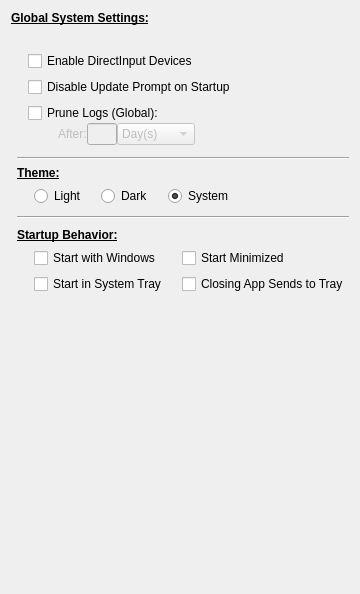
     <widget class="QWidget" name="tab_System">
      <attribute name="title">
       <string>System</string>
      </attribute>
      <layout class="QGridLayout" name="gridLayout_16">
       <item row="1" column="1" colspan="2">
        <widget class="Line" name="systab_line2">
         <property name="orientation">
          <enum>Qt::Horizontal</enum>
         </property>
        </widget>
       </item>
       <item row="2" column="1">
        <widget class="QWidget" name="themeOptions" native="true">
         <layout class="QGridLayout" name="gridLayout_13">
          <property name="leftMargin">
           <number>0</number>
          </property>
          <property name="topMargin">
           <number>0</number>
          </property>
          <property name="rightMargin">
           <number>0</number>
          </property>
          <property name="bottomMargin">
           <number>0</number>
          </property>
          <property name="horizontalSpacing">
           <number>15</number>
          </property>
          <item row="1" column="0">
           <spacer name="horizontalSpacer_3">
            <property name="orientation">
             <enum>Qt::Horizontal</enum>
            </property>
            <property name="sizeType">
             <enum>QSizePolicy::Fixed</enum>
            </property>
            <property name="sizeHint" stdset="0">
             <size>
              <width>2</width>
              <height>20</height>
             </size>
            </property>
           </spacer>
          </item>
          <item row="1" column="4">
           <widget class="QRadioButton" name="rb_SystemTheme">
            <property name="text">
             <string>System</string>
            </property>
            <property name="checked">
             <bool>true</bool>
            </property>
            <attribute name="buttonGroup">
             <string notr="true">themeButtonGroup</string>
            </attribute>
           </widget>
          </item>
          <item row="0" column="0" colspan="3">
           <widget class="QLabel" name="labelTheme">
            <property name="font">
             <font>
              <bold>true</bold>
              <underline>true</underline>
             </font>
            </property>
            <property name="text">
             <string>Theme:</string>
            </property>
           </widget>
          </item>
          <item row="1" column="5">
           <spacer name="horizontalSpacer_2">
            <property name="orientation">
             <enum>Qt::Horizontal</enum>
            </property>
            <property name="sizeHint" stdset="0">
             <size>
              <width>56</width>
              <height>20</height>
             </size>
            </property>
           </spacer>
          </item>
          <item row="1" column="1">
           <widget class="QRadioButton" name="rb_LightTheme">
            <property name="text">
             <string>Light</string>
            </property>
            <attribute name="buttonGroup">
             <string notr="true">themeButtonGroup</string>
            </attribute>
           </widget>
          </item>
          <item row="1" column="2" colspan="2">
           <widget class="QRadioButton" name="rb_DarkTheme">
            <property name="text">
             <string>Dark</string>
            </property>
            <attribute name="buttonGroup">
             <string notr="true">themeButtonGroup</string>
            </attribute>
           </widget>
          </item>
         </layout>
        </widget>
       </item>
       <item row="3" column="1" colspan="2">
        <widget class="Line" name="systab_line1">
         <property name="sizePolicy">
          <sizepolicy hsizetype="Minimum" vsizetype="Fixed">
           <horstretch>0</horstretch>
           <verstretch>0</verstretch>
          </sizepolicy>
         </property>
         <property name="minimumSize">
          <size>
           <width>0</width>
           <height>10</height>
          </size>
         </property>
         <property name="orientation">
          <enum>Qt::Horizontal</enum>
         </property>
        </widget>
       </item>
       <item row="5" column="0" colspan="2">
        <spacer name="verticalSpacer">
         <property name="orientation">
          <enum>Qt::Vertical</enum>
         </property>
         <property name="sizeHint" stdset="0">
          <size>
           <width>20</width>
           <height>269</height>
          </size>
         </property>
        </spacer>
       </item>
       <item row="0" column="0" colspan="3">
        <layout class="QHBoxLayout" name="systemSplit" stretch="0,0,1">
         <item>
          <layout class="QVBoxLayout" name="globalSystemColumn">
           <item>
            <layout class="QGridLayout" name="gridLayout_5">
             <property name="horizontalSpacing">
              <number>15</number>
             </property>
             <item row="4" column="1" colspan="2">
              <layout class="QGridLayout" name="gridLayout_2">
               <item row="1" column="0">
                <spacer name="horizontalSpacer_12">
                 <property name="orientation">
                  <enum>Qt::Horizontal</enum>
                 </property>
                 <property name="sizeType">
                  <enum>QSizePolicy::Fixed</enum>
                 </property>
                 <property name="sizeHint" stdset="0">
                  <size>
                   <width>30</width>
                   <height>20</height>
                  </size>
                 </property>
                </spacer>
               </item>
               <item row="1" column="4">
                <spacer name="horizontalSpacer_13">
                 <property name="orientation">
                  <enum>Qt::Horizontal</enum>
                 </property>
                 <property name="sizeHint" stdset="0">
                  <size>
                   <width>40</width>
                   <height>20</height>
                  </size>
                 </property>
                </spacer>
               </item>
               <item row="1" column="1">
                <widget class="QLabel" name="lab_logPrune">
                 <property name="enabled">
                  <bool>false</bool>
                 </property>
                 <property name="sizePolicy">
                  <sizepolicy hsizetype="Fixed" vsizetype="Preferred">
                   <horstretch>0</horstretch>
                   <verstretch>0</verstretch>
                  </sizepolicy>
                 </property>
                 <property name="text">
                  <string>After:</string>
                 </property>
                </widget>
               </item>
               <item row="0" column="0" colspan="4">
                <widget class="LabeledToggle" name="cb_logPrune">
                 <property name="text">
                  <string>Prune Logs (Global):</string>
                 </property>
                </widget>
               </item>
               <item row="1" column="2">
                <widget class="QLineEdit" name="tb_logPrune">
                 <property name="enabled">
                  <bool>false</bool>
                 </property>
                 <property name="maximumSize">
                  <size>
                   <width>30</width>
                   <height>16777215</height>
                  </size>
                 </property>
                </widget>
               </item>
               <item row="1" column="3">
                <widget class="QComboBox" name="combo_logPrune">
                 <property name="enabled">
                  <bool>false</bool>
                 </property>
                 <property name="sizePolicy">
                  <sizepolicy hsizetype="Fixed" vsizetype="Fixed">
                   <horstretch>0</horstretch>
                   <verstretch>0</verstretch>
                  </sizepolicy>
                 </property>
                 <item>
                  <property name="text">
                   <string>Day(s)</string>
                  </property>
                 </item>
                 <item>
                  <property name="text">
                   <string>Week(s)</string>
                  </property>
                 </item>
                 <item>
                  <property name="text">
                   <string>Month(s)</string>
                  </property>
                 </item>
                </widget>
               </item>
              </layout>
             </item>
             <item row="3" column="1" colspan="2">
              <widget class="LabeledToggle" name="ignoreUpdate">
               <property name="sizePolicy">
                <sizepolicy hsizetype="Minimum" vsizetype="Fixed">
                 <horstretch>0</horstretch>
                 <verstretch>0</verstretch>
                </sizepolicy>
               </property>
               <property name="text">
                <string>Disable Update Prompt on Startup</string>
               </property>
              </widget>
             </item>
             <item row="1" column="0">
              <spacer name="horizontalSpacer_28">
               <property name="orientation">
                <enum>Qt::Horizontal</enum>
               </property>
               <property name="sizeType">
                <enum>QSizePolicy::Fixed</enum>
               </property>
               <property name="sizeHint" stdset="0">
                <size>
                 <width>2</width>
                 <height>20</height>
                </size>
               </property>
              </spacer>
             </item>
             <item row="0" column="0" colspan="2">
              <widget class="QLabel" name="labelSystem">
               <property name="font">
                <font>
                 <bold>true</bold>
                 <underline>true</underline>
                </font>
               </property>
               <property name="text">
                <string>Global System Settings:</string>
               </property>
              </widget>
             </item>
             <item row="2" column="1" colspan="2">
              <widget class="LabeledToggle" name="cb_enable_dinput">
               <property name="sizePolicy">
                <sizepolicy hsizetype="Minimum" vsizetype="Fixed">
                 <horstretch>0</horstretch>
                 <verstretch>0</verstretch>
                </sizepolicy>
               </property>
               <property name="toolTip">
                <string>List generic DirectInput force feedback devices (shown as "[DI]") alongside VPforce hardware, so they can be selected as an instance's device. Requires the TelemFFB DInput bridge DLL.</string>
               </property>
               <property name="text">
                <string>Enable DirectInput Devices</string>
               </property>
              </widget>
             </item>
            </layout>
           </item>
           <item>
            <widget class="QWidget" name="pruneLogOptions" native="true">
             <layout class="QGridLayout" name="gridLayout_14">
              <property name="leftMargin">
               <number>0</number>
              </property>
              <property name="topMargin">
               <number>0</number>
              </property>
              <property name="rightMargin">
               <number>0</number>
              </property>
              <property name="bottomMargin">
               <number>0</number>
              </property>
             </layout>
            </widget>
           </item>
          </layout>
         </item>
        </layout>
       </item>
       <item row="4" column="1" colspan="2">
        <layout class="QGridLayout" name="gridLayout_4">
         <property name="horizontalSpacing">
          <number>15</number>
         </property>
         <item row="0" column="0" colspan="2">
          <widget class="QLabel" name="label_11">
           <property name="sizePolicy">
            <sizepolicy hsizetype="Preferred" vsizetype="Preferred">
             <horstretch>0</horstretch>
             <verstretch>0</verstretch>
            </sizepolicy>
           </property>
           <property name="font">
            <font>
             <bold>true</bold>
             <underline>true</underline>
            </font>
           </property>
           <property name="text">
            <string>Startup Behavior:</string>
           </property>
           <property name="alignment">
            <set>Qt::AlignLeading|Qt::AlignLeft|Qt::AlignTop</set>
           </property>
          </widget>
         </item>
         <item row="1" column="1">
          <widget class="LabeledToggle" name="cb_startWithWindows">
           <property name="text">
            <string>Start with Windows</string>
           </property>
          </widget>
         </item>
         <item row="1" column="2">
          <widget class="LabeledToggle" name="cb_masterStartMin">
           <property name="text">
            <string>Start Minimized</string>
           </property>
          </widget>
         </item>
         <item row="2" column="1">
          <widget class="LabeledToggle" name="cb_startToTray">
           <property name="text">
            <string>Start in System Tray</string>
           </property>
          </widget>
         </item>
         <item row="2" column="2">
          <widget class="LabeledToggle" name="cb_closeToTray">
           <property name="text">
            <string>Closing App Sends to Tray</string>
           </property>
          </widget>
         </item>
         <item row="3" column="0">
          <spacer name="spacer_startup">
           <property name="orientation">
            <enum>Qt::Horizontal</enum>
           </property>
           <property name="sizeType">
            <enum>QSizePolicy::Fixed</enum>
           </property>
           <property name="sizeHint" stdset="0">
            <size>
             <width>2</width>
             <height>20</height>
            </size>
           </property>
          </spacer>
         </item>
        </layout>
       </item>
      </layout>
     </widget>
